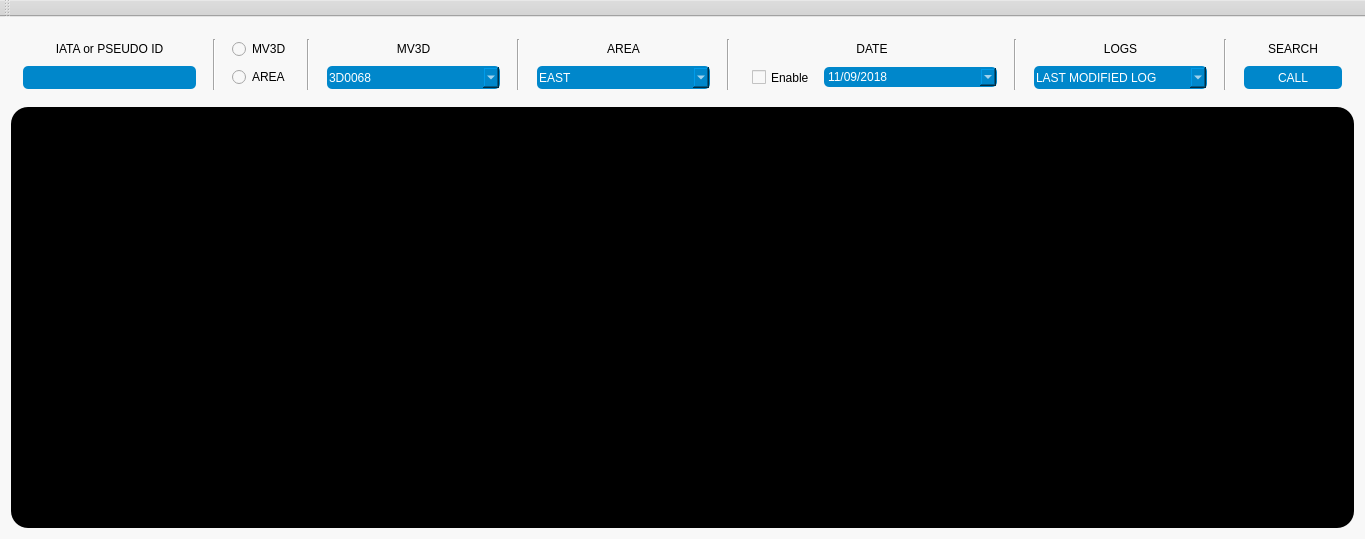
<?xml version="1.0" encoding="UTF-8"?>
<ui version="4.0">
 <class>MainWindow</class>
 <widget class="QMainWindow" name="MainWindow">
  <property name="geometry">
   <rect>
    <x>0</x>
    <y>0</y>
    <width>1365</width>
    <height>539</height>
   </rect>
  </property>
  <property name="windowTitle">
   <string>BAG FINDER</string>
  </property>
  <property name="styleSheet">
   <string notr="true">background-color: rgb(212, 212, 212);</string>
  </property>
  <widget class="QWidget" name="centralWidget">
   <property name="minimumSize">
    <size>
     <width>1350</width>
     <height>0</height>
    </size>
   </property>
   <property name="styleSheet">
    <string notr="true">background-color: rgb(248, 248, 248);</string>
   </property>
   <layout class="QGridLayout" name="gridLayout">
    <item row="1" column="0">
     <widget class="QTextEdit" name="textEdit">
      <property name="styleSheet">
       <string notr="true">background-color: rgb(0, 0, 0);
font: 11pt &quot;Sans Serif&quot;;
background-color: rgb(255, 255, 255);
color: rgb(255, 255, 255);
background-color: rgb(0, 0, 0);
border-radius: 17px;</string>
      </property>
      <property name="readOnly">
       <bool>true</bool>
      </property>
      <property name="html">
       <string>&lt;!DOCTYPE HTML PUBLIC &quot;-//W3C//DTD HTML 4.0//EN&quot; &quot;http://www.w3.org/TR/REC-html40/strict.dtd&quot;&gt;
&lt;html&gt;&lt;head&gt;&lt;meta name=&quot;qrichtext&quot; content=&quot;1&quot; /&gt;&lt;style type=&quot;text/css&quot;&gt;
p, li { white-space: pre-wrap; }
&lt;/style&gt;&lt;/head&gt;&lt;body style=&quot; font-family:'Sans Serif'; font-size:11pt; font-weight:400; font-style:normal;&quot;&gt;
&lt;table border=&quot;0&quot; style=&quot;-qt-table-type: root; margin-top:4px; margin-bottom:4px; margin-left:4px; margin-right:4px;&quot;&gt;
&lt;tr&gt;
&lt;td style=&quot;border: none;&quot;&gt;
&lt;p style=&quot;-qt-paragraph-type:empty; margin-top:0px; margin-bottom:0px; margin-left:0px; margin-right:0px; -qt-block-indent:0; text-indent:0px;&quot;&gt;&lt;/p&gt;
&lt;p style=&quot;-qt-paragraph-type:empty; margin-top:0px; margin-bottom:0px; margin-left:0px; margin-right:0px; -qt-block-indent:0; text-indent:0px;&quot;&gt;&lt;/p&gt;
&lt;p style=&quot;-qt-paragraph-type:empty; margin-top:0px; margin-bottom:0px; margin-left:0px; margin-right:0px; -qt-block-indent:0; text-indent:0px; font-size:9pt;&quot;&gt;&lt;/p&gt;
&lt;p style=&quot;-qt-paragraph-type:empty; margin-top:0px; margin-bottom:0px; margin-left:0px; margin-right:0px; -qt-block-indent:0; text-indent:0px; font-size:9pt;&quot;&gt;&lt;/p&gt;
&lt;p style=&quot;-qt-paragraph-type:empty; margin-top:0px; margin-bottom:0px; margin-left:0px; margin-right:0px; -qt-block-indent:0; text-indent:0px; font-size:9pt;&quot;&gt;&lt;/p&gt;
&lt;p style=&quot;-qt-paragraph-type:empty; margin-top:0px; margin-bottom:0px; margin-left:0px; margin-right:0px; -qt-block-indent:0; text-indent:0px; font-size:9pt;&quot;&gt;&lt;/p&gt;
&lt;p style=&quot;-qt-paragraph-type:empty; margin-top:0px; margin-bottom:0px; margin-left:0px; margin-right:0px; -qt-block-indent:0; text-indent:0px; font-size:9pt;&quot;&gt;&lt;/p&gt;&lt;/td&gt;&lt;/tr&gt;&lt;/table&gt;&lt;/body&gt;&lt;/html&gt;</string>
      </property>
     </widget>
    </item>
    <item row="0" column="0">
     <widget class="QWidget" name="widget" native="true">
      <property name="maximumSize">
       <size>
        <width>16777215</width>
        <height>100</height>
       </size>
      </property>
      <property name="styleSheet">
       <string notr="true"/>
      </property>
      <layout class="QGridLayout" name="gridLayout_2">
       <item row="0" column="0">
        <widget class="QLabel" name="label_2">
         <property name="styleSheet">
          <string notr="true">font: 75 BOLD 9pt &quot;Sans Serif&quot;;</string>
         </property>
         <property name="text">
          <string>IATA or PSEUDO ID</string>
         </property>
         <property name="alignment">
          <set>Qt::AlignCenter</set>
         </property>
        </widget>
       </item>
       <item row="0" column="12">
        <widget class="QLabel" name="label">
         <property name="styleSheet">
          <string notr="true">font: 75 BOLD 9pt &quot;Sans Serif&quot;;</string>
         </property>
         <property name="text">
          <string>AREA</string>
         </property>
         <property name="alignment">
          <set>Qt::AlignCenter</set>
         </property>
        </widget>
       </item>
       <item row="0" column="22">
        <widget class="QLabel" name="label_3">
         <property name="styleSheet">
          <string notr="true">font: 75 BOLD 9pt &quot;Sans Serif&quot;;</string>
         </property>
         <property name="text">
          <string>LOGS</string>
         </property>
         <property name="alignment">
          <set>Qt::AlignCenter</set>
         </property>
        </widget>
       </item>
       <item row="0" column="26">
        <widget class="QLabel" name="label_4">
         <property name="styleSheet">
          <string notr="true">font: 75 BOLD 9pt &quot;Sans Serif&quot;;</string>
         </property>
         <property name="text">
          <string>SEARCH</string>
         </property>
         <property name="alignment">
          <set>Qt::AlignCenter</set>
         </property>
        </widget>
       </item>
       <item row="1" column="0">
        <widget class="QLineEdit" name="lineEdit_bag_no">
         <property name="sizePolicy">
          <sizepolicy hsizetype="Minimum" vsizetype="Fixed">
           <horstretch>0</horstretch>
           <verstretch>0</verstretch>
          </sizepolicy>
         </property>
         <property name="minimumSize">
          <size>
           <width>175</width>
           <height>25</height>
          </size>
         </property>
         <property name="styleSheet">
          <string notr="true">font: 75 BOLD 9pt &quot;Sans Serif&quot;;
background-color: rgb(0, 135, 203);
color: rgb(255, 255, 255);
border-radius: 5px;
margin-left:2px;
margin-right:2px;
padding:2px;
margin:1px;</string>
         </property>
        </widget>
       </item>
       <item row="1" column="12">
        <widget class="QComboBox" name="comboBox_area">
         <property name="minimumSize">
          <size>
           <width>175</width>
           <height>25</height>
          </size>
         </property>
         <property name="styleSheet">
          <string notr="true">font: 75 BOLD 9pt &quot;Sans Serif&quot;;
background-color: rgb(0, 135, 203);
border-color: rpg(0, 0, 0);
color: rgb(255, 255, 255);
border-radius: 5px;
margin-left:2px;
margin-right:2px;
padding:2px;
margin:1px;</string>
         </property>
         <item>
          <property name="text">
           <string>EAST</string>
          </property>
         </item>
         <item>
          <property name="text">
           <string>WEST</string>
          </property>
         </item>
         <item>
          <property name="text">
           <string>ALL</string>
          </property>
         </item>
        </widget>
       </item>
       <item row="1" column="22">
        <widget class="QComboBox" name="comboBox_logs">
         <property name="minimumSize">
          <size>
           <width>175</width>
           <height>25</height>
          </size>
         </property>
         <property name="styleSheet">
          <string notr="true">font: 75 BOLD 9pt &quot;Sans Serif&quot;;
background-color: rgb(0, 135, 203);
border-color: rpg(0, 0, 0);
color: rgb(255, 255, 255);
border-radius: 5px;
margin-left:2px;
margin-right:2px;
padding:2px;
margin:1px;</string>
         </property>
         <item>
          <property name="text">
           <string>LAST MODIFIED LOG</string>
          </property>
         </item>
         <item>
          <property name="text">
           <string>DETAILED LOGS</string>
          </property>
         </item>
         <item>
          <property name="text">
           <string>ALL LOGS</string>
          </property>
         </item>
        </widget>
       </item>
       <item row="1" column="26">
        <widget class="QPushButton" name="call_pushButton">
         <property name="minimumSize">
          <size>
           <width>100</width>
           <height>25</height>
          </size>
         </property>
         <property name="maximumSize">
          <size>
           <width>16777215</width>
           <height>25</height>
          </size>
         </property>
         <property name="styleSheet">
          <string notr="true">font: 75 BOLD 9pt &quot;Sans Serif&quot;;
background-color: rgb(0, 135, 203);
border-color: rpg(0, 0, 0);
color: rgb(255, 255, 255);
border-radius: 5px;
margin-left:2px;
margin-right:2px;
padding:2px;
margin:1px;</string>
         </property>
         <property name="text">
          <string>CALL</string>
         </property>
         <property name="flat">
          <bool>false</bool>
         </property>
        </widget>
       </item>
       <item row="0" column="8">
        <widget class="QLabel" name="label_5">
         <property name="styleSheet">
          <string notr="true">font: 75 BOLD 9pt &quot;Sans Serif&quot;;</string>
         </property>
         <property name="text">
          <string>MV3D</string>
         </property>
         <property name="alignment">
          <set>Qt::AlignCenter</set>
         </property>
        </widget>
       </item>
       <item row="1" column="8">
        <widget class="QComboBox" name="comboBox_mv3d">
         <property name="minimumSize">
          <size>
           <width>175</width>
           <height>25</height>
          </size>
         </property>
         <property name="styleSheet">
          <string notr="true">font: 75 BOLD 9pt &quot;Sans Serif&quot;;
background-color: rgb(0, 135, 203);
border-color: rpg(0, 0, 0);
color: rgb(255, 255, 255);
border-radius: 5px;
margin-left:2px;
margin-right:2px;
padding:2px;
margin:1px;</string>
         </property>
         <item>
          <property name="text">
           <string>3D0068</string>
          </property>
         </item>
         <item>
          <property name="text">
           <string>3D0069</string>
          </property>
         </item>
         <item>
          <property name="text">
           <string>3D0070</string>
          </property>
         </item>
         <item>
          <property name="text">
           <string>3D0078</string>
          </property>
         </item>
        </widget>
       </item>
       <item row="1" column="18">
        <widget class="QDateEdit" name="date_selection_box">
         <property name="minimumSize">
          <size>
           <width>175</width>
           <height>0</height>
          </size>
         </property>
         <property name="styleSheet">
          <string notr="true">font: 75 BOLD 9pt &quot;Sans Serif&quot;;
background-color: rgb(0, 135, 203);
border-color: rpg(0, 0, 0);
color: rgb(255, 255, 255);
border-radius: 5px;
margin-left:2px;
margin-right:2px;
padding:2px;
margin:1px;</string>
         </property>
         <property name="displayFormat">
          <string>dd/MM/yyyy</string>
         </property>
         <property name="calendarPopup">
          <bool>true</bool>
         </property>
         <property name="date">
          <date>
           <year>2018</year>
           <month>9</month>
           <day>11</day>
          </date>
         </property>
        </widget>
       </item>
       <item row="1" column="21">
        <spacer name="horizontalSpacer_5">
         <property name="orientation">
          <enum>Qt::Horizontal</enum>
         </property>
         <property name="sizeType">
          <enum>QSizePolicy::Maximum</enum>
         </property>
         <property name="sizeHint" stdset="0">
          <size>
           <width>40</width>
           <height>20</height>
          </size>
         </property>
        </spacer>
       </item>
       <item row="0" column="16" colspan="3">
        <widget class="QLabel" name="label_6">
         <property name="styleSheet">
          <string notr="true">font: 75 BOLD 9pt &quot;Sans Serif&quot;;</string>
         </property>
         <property name="text">
          <string>DATE</string>
         </property>
         <property name="alignment">
          <set>Qt::AlignCenter</set>
         </property>
        </widget>
       </item>
       <item row="0" column="2" rowspan="2">
        <widget class="Line" name="line">
         <property name="orientation">
          <enum>Qt::Vertical</enum>
         </property>
        </widget>
       </item>
       <item row="0" column="10" rowspan="2">
        <widget class="Line" name="line_2">
         <property name="orientation">
          <enum>Qt::Vertical</enum>
         </property>
        </widget>
       </item>
       <item row="0" column="14" rowspan="2">
        <widget class="Line" name="line_3">
         <property name="orientation">
          <enum>Qt::Vertical</enum>
         </property>
        </widget>
       </item>
       <item row="0" column="20" rowspan="2">
        <widget class="Line" name="line_4">
         <property name="orientation">
          <enum>Qt::Vertical</enum>
         </property>
        </widget>
       </item>
       <item row="0" column="24" rowspan="2">
        <widget class="Line" name="line_5">
         <property name="orientation">
          <enum>Qt::Vertical</enum>
         </property>
        </widget>
       </item>
       <item row="1" column="19">
        <spacer name="horizontalSpacer">
         <property name="orientation">
          <enum>Qt::Horizontal</enum>
         </property>
         <property name="sizeHint" stdset="0">
          <size>
           <width>40</width>
           <height>20</height>
          </size>
         </property>
        </spacer>
       </item>
       <item row="1" column="23">
        <spacer name="horizontalSpacer_4">
         <property name="orientation">
          <enum>Qt::Horizontal</enum>
         </property>
         <property name="sizeHint" stdset="0">
          <size>
           <width>40</width>
           <height>20</height>
          </size>
         </property>
        </spacer>
       </item>
       <item row="1" column="25">
        <spacer name="horizontalSpacer_3">
         <property name="orientation">
          <enum>Qt::Horizontal</enum>
         </property>
         <property name="sizeHint" stdset="0">
          <size>
           <width>40</width>
           <height>20</height>
          </size>
         </property>
        </spacer>
       </item>
       <item row="1" column="15">
        <spacer name="horizontalSpacer_2">
         <property name="orientation">
          <enum>Qt::Horizontal</enum>
         </property>
         <property name="sizeHint" stdset="0">
          <size>
           <width>40</width>
           <height>20</height>
          </size>
         </property>
        </spacer>
       </item>
       <item row="1" column="13">
        <spacer name="horizontalSpacer_6">
         <property name="orientation">
          <enum>Qt::Horizontal</enum>
         </property>
         <property name="sizeHint" stdset="0">
          <size>
           <width>40</width>
           <height>20</height>
          </size>
         </property>
        </spacer>
       </item>
       <item row="1" column="11">
        <spacer name="horizontalSpacer_7">
         <property name="orientation">
          <enum>Qt::Horizontal</enum>
         </property>
         <property name="sizeHint" stdset="0">
          <size>
           <width>40</width>
           <height>20</height>
          </size>
         </property>
        </spacer>
       </item>
       <item row="1" column="9">
        <spacer name="horizontalSpacer_8">
         <property name="orientation">
          <enum>Qt::Horizontal</enum>
         </property>
         <property name="sizeHint" stdset="0">
          <size>
           <width>40</width>
           <height>20</height>
          </size>
         </property>
        </spacer>
       </item>
       <item row="0" column="3" rowspan="2">
        <spacer name="horizontalSpacer_9">
         <property name="orientation">
          <enum>Qt::Horizontal</enum>
         </property>
         <property name="sizeHint" stdset="0">
          <size>
           <width>40</width>
           <height>20</height>
          </size>
         </property>
        </spacer>
       </item>
       <item row="1" column="1">
        <spacer name="horizontalSpacer_10">
         <property name="orientation">
          <enum>Qt::Horizontal</enum>
         </property>
         <property name="sizeHint" stdset="0">
          <size>
           <width>40</width>
           <height>20</height>
          </size>
         </property>
        </spacer>
       </item>
       <item row="1" column="17">
        <widget class="QCheckBox" name="date_checkBox">
         <property name="minimumSize">
          <size>
           <width>65</width>
           <height>25</height>
          </size>
         </property>
         <property name="text">
          <string>Enable</string>
         </property>
        </widget>
       </item>
       <item row="0" column="4">
        <widget class="QRadioButton" name="mv3d_radioButton">
         <property name="text">
          <string>MV3D</string>
         </property>
        </widget>
       </item>
       <item row="1" column="4">
        <widget class="QRadioButton" name="area_radioButton">
         <property name="text">
          <string>AREA</string>
         </property>
        </widget>
       </item>
       <item row="1" column="5">
        <spacer name="horizontalSpacer_11">
         <property name="orientation">
          <enum>Qt::Horizontal</enum>
         </property>
         <property name="sizeHint" stdset="0">
          <size>
           <width>40</width>
           <height>20</height>
          </size>
         </property>
        </spacer>
       </item>
       <item row="0" column="6" rowspan="2">
        <widget class="Line" name="line_6">
         <property name="orientation">
          <enum>Qt::Vertical</enum>
         </property>
        </widget>
       </item>
       <item row="1" column="7">
        <spacer name="horizontalSpacer_12">
         <property name="orientation">
          <enum>Qt::Horizontal</enum>
         </property>
         <property name="sizeHint" stdset="0">
          <size>
           <width>40</width>
           <height>20</height>
          </size>
         </property>
        </spacer>
       </item>
      </layout>
     </widget>
    </item>
   </layout>
  </widget>
  <widget class="QMenuBar" name="menuBar">
   <property name="geometry">
    <rect>
     <x>0</x>
     <y>0</y>
     <width>1365</width>
     <height>23</height>
    </rect>
   </property>
  </widget>
  <widget class="QToolBar" name="mainToolBar">
   <attribute name="toolBarArea">
    <enum>TopToolBarArea</enum>
   </attribute>
   <attribute name="toolBarBreak">
    <bool>false</bool>
   </attribute>
  </widget>
 </widget>
 <layoutdefault spacing="6" margin="11"/>
 <resources/>
 <connections/>
</ui>
